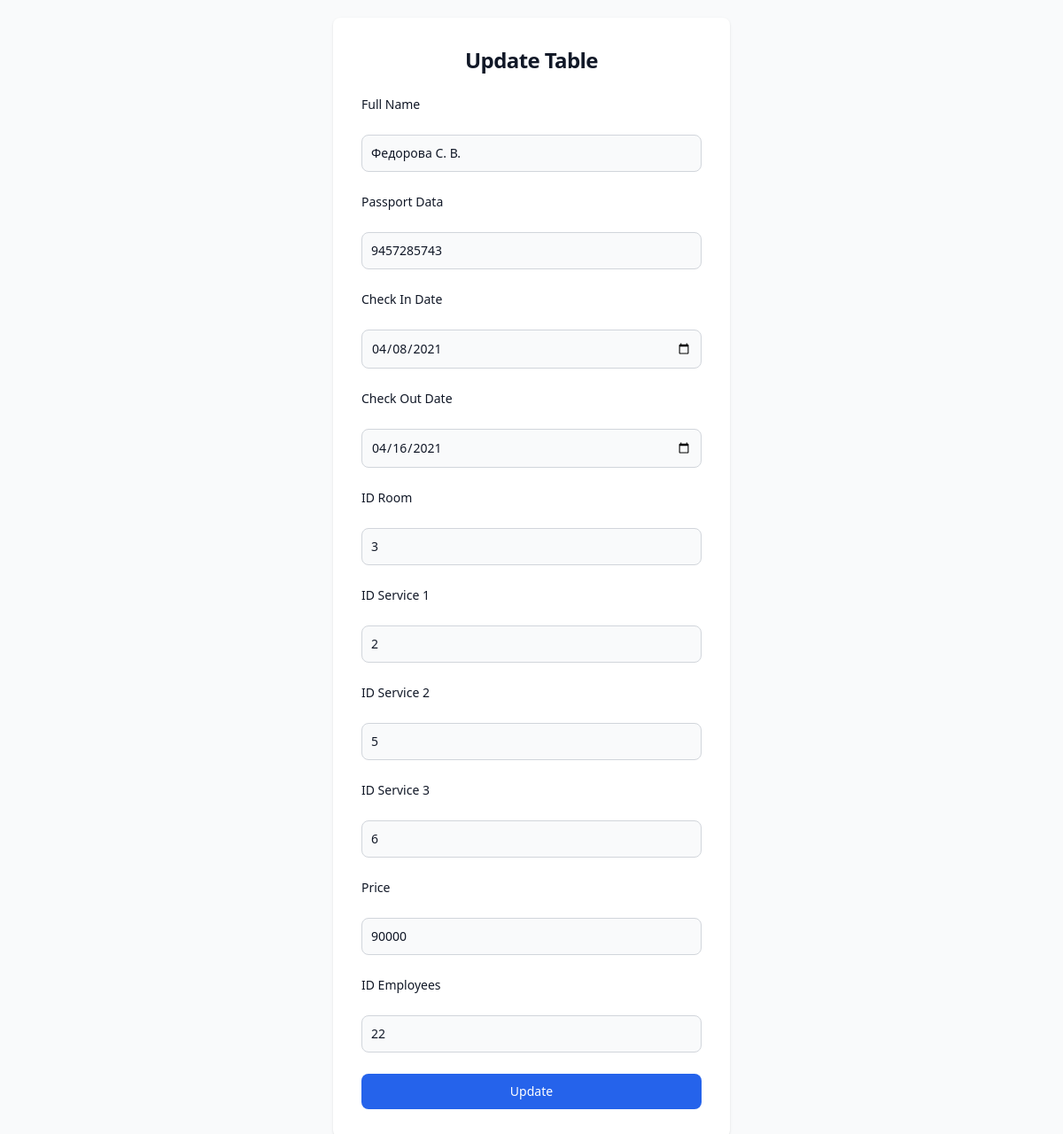
The app's page /layouts/update.php?id=3 with its own data.
### tables this page shows
CREATE TABLE `clients` (
  `ID_Clients` int(11) NOT NULL,
  `FullNane` varchar(255) DEFAULT NULL,
  `PasportData` varchar(10) DEFAULT NULL,
  `CheckInDate` date DEFAULT NULL,
  `CheckOutDate` date DEFAULT NULL,
  `ID_Room` int(11) DEFAULT NULL,
  `ID_Services1` varchar(255) DEFAULT NULL,
  `ID_Services2` varchar(255) DEFAULT NULL,
  `ID_Services3` varchar(255) DEFAULT NULL,
  `Price` int(11) DEFAULT NULL,
  `ID_Employees` int(11) DEFAULT NULL
);

### layouts/update.php (the view, shortened to what this page needs)
<?php
require_once '../db/db.php';
$client_id = $_GET['id'];
$check_client = mysqli_query($db, "SELECT * FROM `clients` WHERE `ID_Clients` = '$client_id'");
$client = mysqli_fetch_assoc($check_client);
?>
<!doctype html>
<html lang="en">
<head>
    <script src="https://cdn.tailwindcss.com"></script>
</head>
<body>
    <section class="bg-gray-50 dark:bg-gray-900 p-5">
        <div class="flex flex-col items-center justify-center px-6 py-8 mx-auto lg:py-0">
            <div class="w-full bg-white rounded-lg shadow dark:border md:mt-0 sm:max-w-md xl:p-0 dark:bg-gray-800 dark:border-gray-700">
                <div class="p-6 space-y-4 md:space-y-6 sm:p-8">
                    <h1 class="text-xl font-bold leading-tight tracking-tight text-gray-900 md:text-2xl dark:text-white text-center">
                        Update Table
                    </h1>
                    <form action="../db/update.php?id=<?=$client_id?>" method="post" class="space-y-4 md:space-y-6">
                        <label for="fullname" class="block mb-2 text-sm font-medium text-gray-900 dark:text-white">Full Name</label>
                        <input value="<?=$client["FullNane"]?>" type="text" name="fullname" class="bg-gray-50 border border-gray-300 text-gray-900 sm:text-sm rounded-lg focus:ring-primary-600 focus:border-primary-600 block w-full p-2.5 dark:bg-gray-700 dark:border-gray-600 dark:placeholder-gray-400 dark:text-white dark:focus:ring-blue-500 dark:focus:border-blue-500">
                        <label for="passportdata" class="block mb-2 text-sm font-medium text-gray-900 dark:text-white">Passport Data</label>
                        <input value="<?=$client["PasportData"]?>" type="number" name="passportdata" class="bg-gray-50 border border-gray-300 text-gray-900 sm:text-sm rounded-lg focus:ring-primary-600 focus:border-primary-600 block w-full p-2.5 dark:bg-gray-700 dark:border-gray-600 dark:placeholder-gray-400 dark:text-white dark:focus:ring-blue-500 dark:focus:border-blue-500">
                        <label for="checkindate" class="block mb-2 text-sm font-medium text-gray-900 dark:text-white">Check In Date</label>
                        <input value="<?=$client["CheckInDate"]?>" type="date" name="checkindate" class="bg-gray-50 border border-gray-300 text-gray-900 sm:text-sm rounded-lg focus:ring-primary-600 focus:border-primary-600 block w-full p-2.5 dark:bg-gray-700 dark:border-gray-600 dark:placeholder-gray-400 dark:text-white dark:focus:ring-blue-500 dark:focus:border-blue-500">
                        <label for="checkoutdate"class="block mb-2 text-sm font-medium text-gray-900 dark:text-white">Check Out Date</label>
                        <input value="<?=$client["CheckOutDate"]?>" type="date" name="checkoutdate" class="bg-gray-50 border border-gray-300 text-gray-900 sm:text-sm rounded-lg focus:ring-primary-600 focus:border-primary-600 block w-full p-2.5 dark:bg-gray-700 dark:border-gray-600 dark:placeholder-gray-400 dark:text-white dark:focus:ring-blue-500 dark:focus:border-blue-500">
                        <label for="idroom" class="block mb-2 text-sm font-medium text-gray-900 dark:text-white">ID Room</label>
                        <input value="<?=$client["ID_Room"]?>" type="number" name="idroom" class="bg-gray-50 border border-gray-300 text-gray-900 sm:text-sm rounded-lg focus:ring-primary-600 focus:border-primary-600 block w-full p-2.5 dark:bg-gray-700 dark:border-gray-600 dark:placeholder-gray-400 dark:text-white dark:focus:ring-blue-500 dark:focus:border-blue-500">
                        <label for="idservice1" class="block mb-2 text-sm font-medium text-gray-900 dark:text-white">ID Service 1</label>
                        <input value="<?=$client["ID_Services1"]?>" type="number" name="idservice1" class="bg-gray-50 border border-gray-300 text-gray-900 sm:text-sm rounded-lg focus:ring-primary-600 focus:border-primary-600 block w-full p-2.5 dark:bg-gray-700 dark:border-gray-600 dark:placeholder-gray-400 dark:text-white dark:focus:ring-blue-500 dark:focus:border-blue-500">
                        <label for="idservice2" class="block mb-2 text-sm font-medium text-gray-900 dark:text-white">ID Service 2</label>
                        <input value="<?=$client["ID_Services2"]?>" type="number" name="idservice2" class="bg-gray-50 border border-gray-300 text-gray-900 sm:text-sm rounded-lg focus:ring-primary-600 focus:border-primary-600 block w-full p-2.5 dark:bg-gray-700 dark:border-gray-600 dark:placeholder-gray-400 dark:text-white dark:focus:ring-blue-500 dark:focus:border-blue-500">
                        <label for="idservice3" class="block mb-2 text-sm font-medium text-gray-900 dark:text-white">ID Service 3</label>
                        <input value="<?=$client["ID_Services3"]?>" type="number" name="idservice3" class="bg-gray-50 border border-gray-300 text-gray-900 sm:text-sm rounded-lg focus:ring-primary-600 focus:border-primary-600 block w-full p-2.5 dark:bg-gray-700 dark:border-gray-600 dark:placeholder-gray-400 dark:text-white dark:focus:ring-blue-500 dark:focus:border-blue-500">
                        <label for="price" class="block mb-2 text-sm font-medium text-gray-900 dark:text-white">Price</label>
                        <input value="<?=$client["Price"]?>" type="number" name="price" class="bg-gray-50 border border-gray-300 text-gray-900 sm:text-sm rounded-lg focus:ring-primary-600 focus:border-primary-600 block w-full p-2.5 dark:bg-gray-700 dark:border-gray-600 dark:placeholder-gray-400 dark:text-white dark:focus:ring-blue-500 dark:focus:border-blue-500">
                        <label for="idemployees" class="block mb-2 text-sm font-medium text-gray-900 dark:text-white">ID Employees</label>
                        <input value="<?=$client["ID_Employees"]?>" type="number" name="idemployees" class="bg-gray-50 border border-gray-300 text-gray-900 sm:text-sm rounded-lg focus:ring-primary-600 focus:border-primary-600 block w-full p-2.5 dark:bg-gray-700 dark:border-gray-600 dark:placeholder-gray-400 dark:text-white dark:focus:ring-blue-500 dark:focus:border-blue-500">
                        <button type="submit" class="w-full text-white bg-blue-600 hover:bg-blue-700 focus:ring-4 focus:outline-none focus:ring-primary-300 font-medium rounded-lg text-sm px-5 py-2.5 text-center dark:bg-primary-600 dark:hover:bg-primary-700 dark:focus:ring-primary-800">Update</button>
                    </form>
                </div>
            </div>
        </div>
    </section>
</body>
</html>

### records on screen
clients: fullname "Федорова С. В.", passportdata "9457285743", checkindate "04/08/2021", checkoutdate "04/16/2021", idroom "3", idservice1 "2", idservice2 "5", idservice3 "6", price "90000", idemployees "22"
